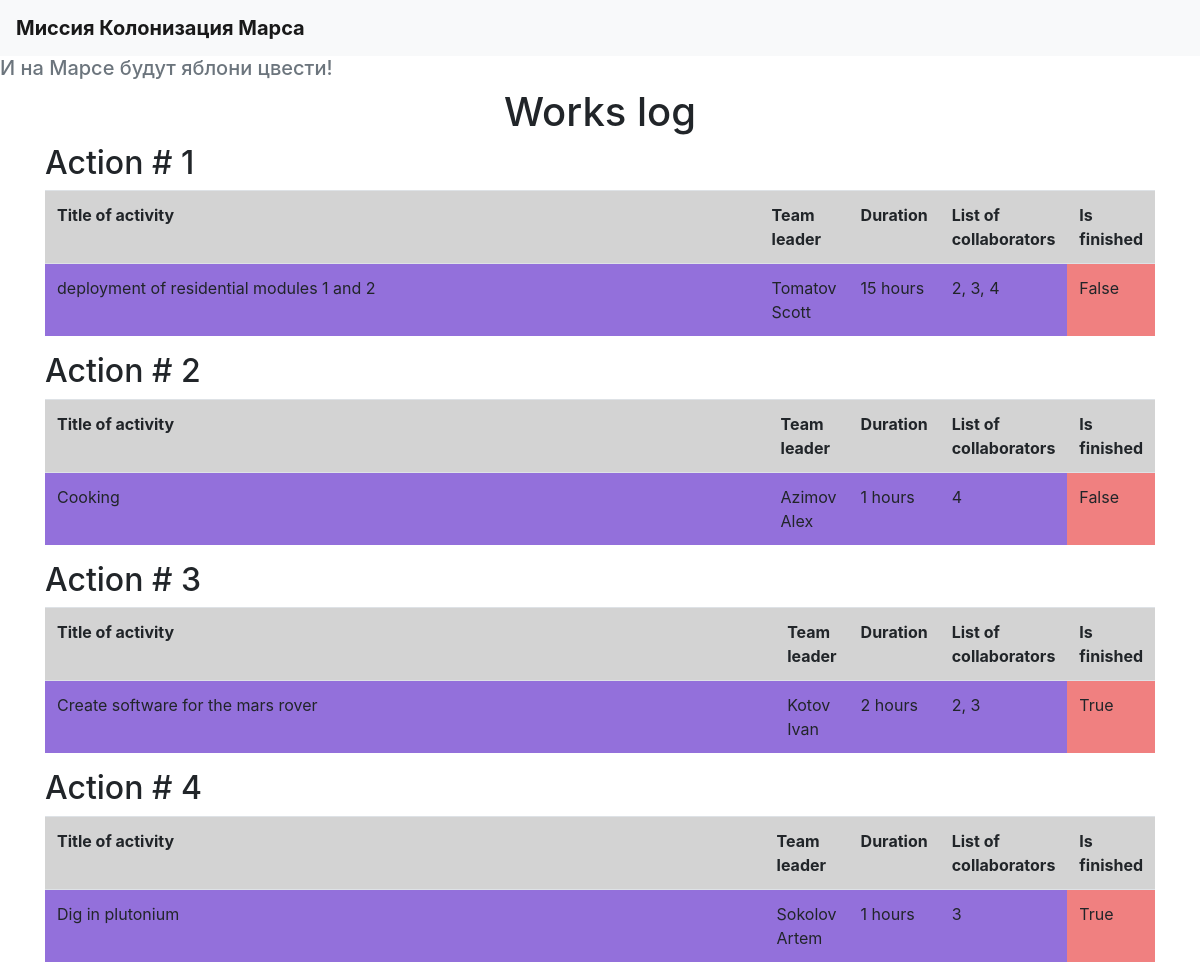
The page / on the database its author committed.
### data/jobs.py (models this page shows)
class Jobs(SqlAlchemyBase):
    __tablename__ = "jobs"
    id = sqlalchemy.Column(sqlalchemy.Integer, primary_key=True, autoincrement=True)
    team_leader = sqlalchemy.Column(sqlalchemy.Integer, sqlalchemy.ForeignKey("users.id"))
    job = sqlalchemy.Column(sqlalchemy.String, nullable=True)
    work_size = sqlalchemy.Column(sqlalchemy.Integer, nullable=True)
    collaborators = sqlalchemy.Column(sqlalchemy.String, nullable=True)
    start_date = sqlalchemy.Column(sqlalchemy.DateTime, default=datetime.datetime.now,
                                   nullable=True)
    end_date = sqlalchemy.Column(sqlalchemy.DateTime, default=datetime.datetime.now,
                                 nullable=True)
    is_finished = sqlalchemy.Column(sqlalchemy.Boolean, nullable=True)

### data/users.py (models this page shows, shortened)
class User(SqlAlchemyBase, UserMixin):
    __tablename__ = "users"
    id = sqlalchemy.Column(sqlalchemy.Integer, primary_key=True, autoincrement=True)
    surname = sqlalchemy.Column(sqlalchemy.String, nullable=True)
    name = sqlalchemy.Column(sqlalchemy.String, nullable=True)
    age = sqlalchemy.Column(sqlalchemy.Integer, nullable=True)
    position = sqlalchemy.Column(sqlalchemy.String, nullable=True)
    speciality = sqlalchemy.Column(sqlalchemy.String, nullable=True)
    address = sqlalchemy.Column(sqlalchemy.String, nullable=True)
    email = sqlalchemy.Column(sqlalchemy.String, unique=True, nullable=True)
    hashed_password = sqlalchemy.Column(sqlalchemy.String, nullable=True)
    modified_date = sqlalchemy.Column(sqlalchemy.DateTime, default=datetime.datetime.now())

### main.py (the view)
@app.route("/")
def log():
    session = db_session.create_session()
    jobbs = session.query(jobs.Jobs)
    team_leader = []
    for i in jobbs:
        leader = int(i.team_leader)
        team_leader += [session.query(users.User).filter(users.User.id == leader).first()]
    return render_template("log.html", jobs=jobbs, team_leader=team_leader)

### data/db_session.py (called while the page is built)
def create_session() -> Session:
    global __factory
    return __factory()

### templates/log.html
{% extends "base.html" %}
{% block content %}
<h1 align="center">Works log</h1>
{% for job in jobs %}
<h2>Action # {{job.id}}</h2>
<table bordercolor="black" border="0" class="table table-hover">
    <tr>
        <th width="100%" bgcolor="D3D3D3">Title of activity</th>
        <th width="100%" bgcolor="D3D3D3">Team leader</th>
        <th width="100%" bgcolor="D3D3D3">Duration</th>
        <th width="100%" bgcolor="D3D3D3">List of collaborators</th>
        <th width="100%" bgcolor="D3D3D3">Is finished</th>
    </tr>
    <tr>
        <td bgcolor="9370DB">{{ job.job }}</td>
        <td bgcolor="9370DB">{{ team_leader[loop.index - 1].surname }} {{team_leader[loop.index - 1].name}}</td>
        <td bgcolor="9370DB">{{ job.work_size }} hours</td>
        <td bgcolor="9370DB">{{ job.collaborators }}</td>
        <td bgcolor="F08080">{{ job.is_finished }}</td>
    </tr>
</table>
{% endfor %}
{% endblock %}

### templates/base.html (shortened to what this page needs)
<!DOCTYPE html>
<html lang="en">
<head>
    <link rel="stylesheet"
          href="https://stackpath.bootstrapcdn.com/bootstrap/4.4.1/css/bootstrap.min.css"
>
</head>
<body>
<header>
    <nav class="navbar navbar-light bg-light">
        <a class="navbar-brand navbar-dark" href="#"><strong>Миссия Колонизация Марса</strong></a>
    </nav>
</header>
    <h5 class="text-secondary">И на Марсе будут яблони цвести!</h5>
</body>
<main role="main" class="container">
    {% block content %}{% endblock %}
</main>
</html>

### rows shown on the page
Jobs: id "1", job "deployment of residential modules 1 and 2", work_size "15", collaborators "2, 3, 4", is_finished "False"
User: surname "Tomatov", name "Scott"
Jobs: id "2", job "Cooking", work_size "1", collaborators "4", is_finished "False"
User: surname "Azimov", name "Alex"
Jobs: id "3", job "Create software for the mars rover", work_size "2", collaborators "2, 3", is_finished "True"
User: surname "Kotov", name "Ivan"
Jobs: id "4", job "Dig in plutonium", work_size "1", collaborators "3", is_finished "True"
User: surname "Sokolov", name "Artem"
